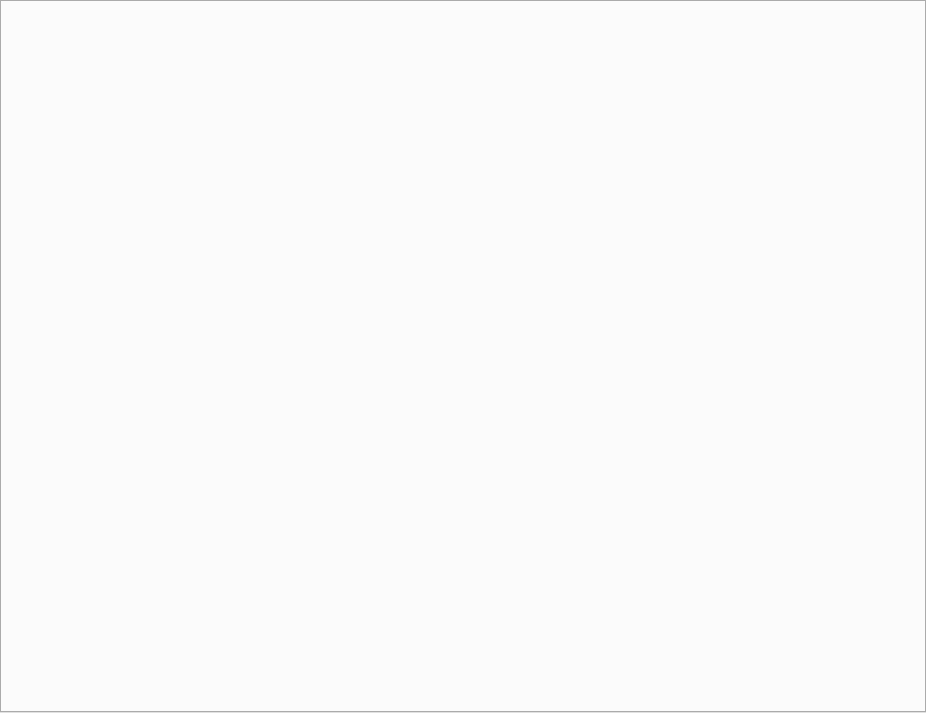
<?xml version="1.0" encoding="UTF-8"?>
<ui version="4.0">
 <class>MainWindow</class>
 <widget class="QMainWindow" name="MainWindow">
  <property name="geometry">
   <rect>
    <x>0</x>
    <y>0</y>
    <width>926</width>
    <height>713</height>
   </rect>
  </property>
  <property name="windowTitle">
   <string>CodeBeagle</string>
  </property>
  <property name="windowIcon">
   <iconset resource="MainWindow.qrc">
    <normaloff>:/default/resources/CodeBeagle.png</normaloff>:/default/resources/CodeBeagle.png</iconset>
  </property>
  <property name="styleSheet">
   <string notr="true">#searchFrame, #resultFrame {
background: QLinearGradient(x1: 0, y1: 0, x2: 1, y2: 0, stop: 0 #eef, stop: 1 #ccf);
}</string>
  </property>
  <widget class="QWidget" name="centralWidget">
   <layout class="QVBoxLayout" name="verticalLayout">
    <property name="spacing">
     <number>0</number>
    </property>
    <property name="margin">
     <number>0</number>
    </property>
    <item>
     <widget class="SearchPageTabWidget" name="tabWidget"/>
    </item>
   </layout>
  </widget>
 </widget>
 <customwidgets>
  <customwidget>
   <class>SearchPageTabWidget</class>
   <extends>QTabWidget</extends>
   <header>SearchPageTabWidget</header>
   <container>1</container>
  </customwidget>
 </customwidgets>
 <resources>
  <include location="MainWindow.qrc"/>
 </resources>
 <connections/>
 <slots>
  <slot>fileSelected(QModelIndex)</slot>
  <slot>performSearch()</slot>
  <slot>openFileWithSystem()</slot>
 </slots>
</ui>
